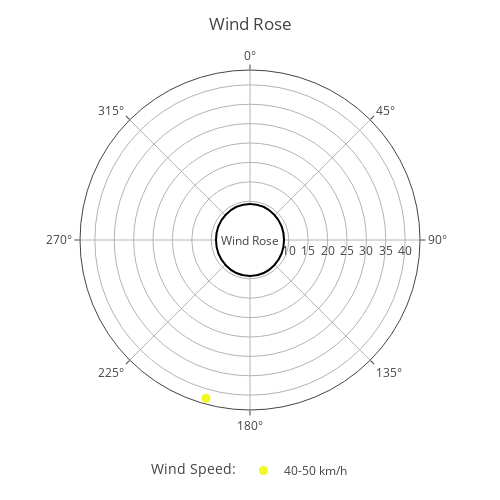

Here is the notebook cell this chart was saved with:
### Code cell
wind_df = sta.plot_wind(df_filter1.query('uid == 13 and time == 10'),style='scatter')

### Figure 1 — Plotly figure (JSON) as saved in the notebook; plotly's stock layout.template omitted (floating-point values rounded to 4 significant figures)
{"data": [{"customdata": [[13, 195.5, "40-50 km/h", 42.38, "2014-09-07 02:00:00"]], "hovertemplate": "<b>%{hovertext}</b><br><br>Wind Speed:=%{customdata[2]}<br>velocity=%{customdata[3]}<br>direction=%{customdata[1]}<br>uid=%{customdata[0]}<br>timestamp=%{customdata[4]}<extra></extra>", "hovertext": ["13"], "legendgroup": "40-50 km/h", "marker": {"color": "#f0f921", "symbol": "circle"}, "mode": "markers", "name": "40-50 km/h", "r": [42.38], "showlegend": true, "subplot": "polar", "theta": [195.5], "type": "scatterpolar"}], "layout": {"annotations": [{"showarrow": false, "text": "Wind Rose", "x": 0.5, "y": 0.5}], "font": {"size": 12}, "height": 500, "legend": {"orientation": "h", "title": {"text": "Wind Speed:"}, "tracegroupgap": 0, "x": 0.5, "xanchor": "center", "y": -0.1, "yanchor": "top"}, "margin": {"t": 60}, "polar": {"angularaxis": {"direction": "clockwise", "rotation": 90}, "domain": {"x": [0, 1], "y": [0, 1]}, "radialaxis": {"linewidth": 0, "showticklabels": true, "ticks": ""}}, "shapes": [{"fillcolor": "White", "line": {"color": "Black"}, "type": "circle", "x0": 0.4, "x1": 0.6, "xref": "paper", "y0": 0.4, "y1": 0.6, "yref": "paper"}], "title": {"text": "Wind Rose ", "x": 0.5}, "width": 500}}
